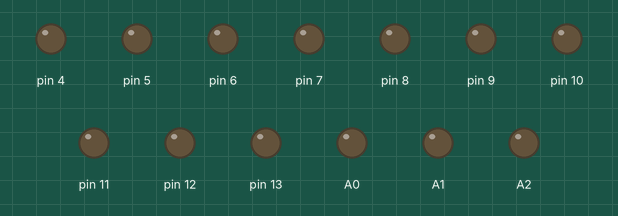
The sketch below on a simulated Arduino Uno, built with avr-gcc and run on an emulated ATmega328P. Parts: output pins drawn as LEDs (lit = HIGH).

Above: at 0.5 s.
At 1.5 s:
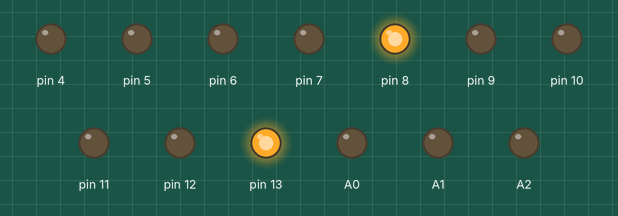
At 2.5 s:
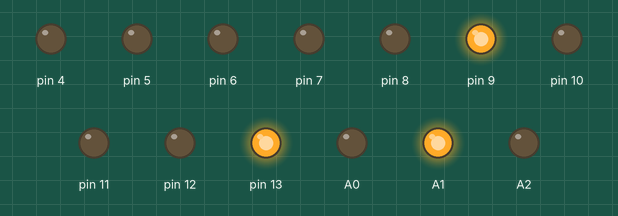
At 4.5 s:
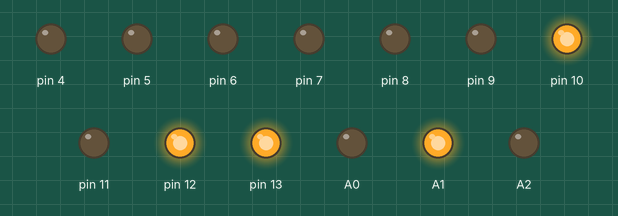
At 6.5 s:
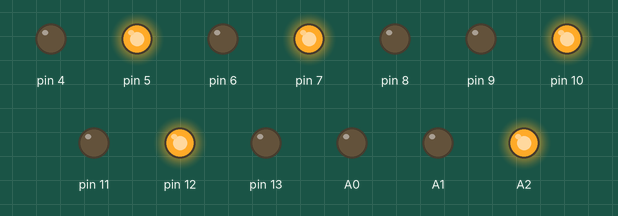
At 8.5 s:
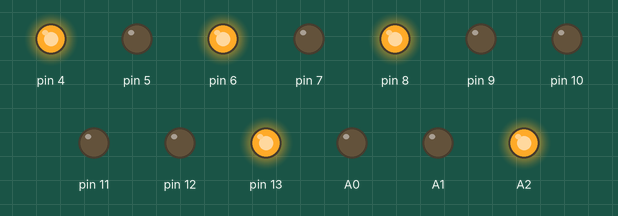
Timing chart, 0 to 9.1 s (numbered marks = the images above):
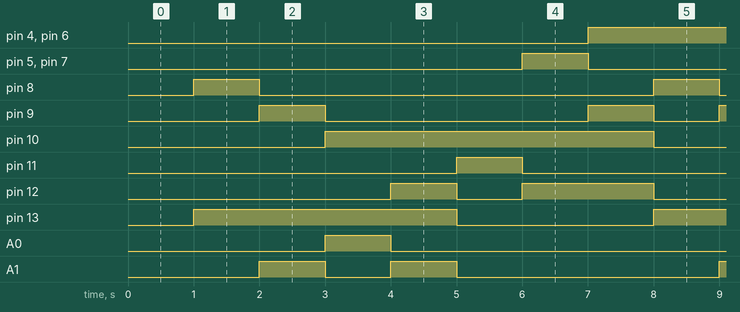

The sketch:

1A14N.ino
```cpp
                                                                                           void setup() {
  pinMode(4,OUTPUT);
  pinMode(5,OUTPUT);
  pinMode(6,OUTPUT);
  pinMode(7,OUTPUT);
  pinMode(8,OUTPUT);
  pinMode(9,OUTPUT);
  pinMode(10,OUTPUT);
  pinMode(11,OUTPUT);
  pinMode(12,OUTPUT);
  pinMode(13,OUTPUT);
  pinMode(A0,OUTPUT);
  pinMode(A1,OUTPUT);
  pinMode(A2,OUTPUT);
}
void loop() {
  delay(1000);
  digitalWrite(10,LOW);
  digitalWrite(9,LOW);
  digitalWrite(8,HIGH);
  digitalWrite(12,LOW);
  digitalWrite(13,HIGH);
  delay(1000);
  digitalWrite(10,LOW);
  digitalWrite(8,LOW);
  digitalWrite(9,HIGH);
  digitalWrite(A1,HIGH);
  delay(1000);
  digitalWrite(A2,LOW);
  digitalWrite(A1,LOW);
  digitalWrite(A0,HIGH);
  digitalWrite(9,LOW);
  digitalWrite(10,HIGH);
  delay(1000);
  digitalWrite(A1,HIGH);
  digitalWrite(A0,LOW);
  digitalWrite(12,HIGH);
  delay(1000);
  digitalWrite(13,LOW);
  digitalWrite(12,LOW);
  digitalWrite(11,HIGH);
  digitalWrite(A1,LOW);
  digitalWrite(A2,HIGH);
  delay(1000);
  digitalWrite(12,HIGH);
  digitalWrite(11,LOW);
  digitalWrite(4,LOW);
  digitalWrite(6,LOW);
  digitalWrite(5,HIGH);
  digitalWrite(7,HIGH);
  delay(1000);
  digitalWrite(5,LOW);
  digitalWrite(7,LOW);
  digitalWrite(4,HIGH);
  digitalWrite(6,HIGH);
  digitalWrite(9,HIGH);
}
```

Measured:
- by itself, pin 4, pin 6: alternates HIGH for 6.0 s and LOW for 1.0 s
- by itself, pin 5, pin 7, pin 8, pin 11, A0: alternates HIGH for 1.0 s and LOW for 6.0 s
- by itself, pin 9: repeats every 7.0 s: LOW 4.0 s, HIGH 1.0 s, LOW 1.0 s, HIGH 1.0 s
- by itself, pin 10, A2: alternates HIGH for 5.0 s and LOW for 2.0 s
- by itself, pin 12: repeats every 7.0 s: LOW 1.0 s, HIGH 2.0 s, LOW 3.0 s, HIGH 1.0 s
- by itself, pin 13: alternates HIGH for 4.0 s and LOW for 3.0 s
- by itself, A1: repeats every 7.0 s: LOW 1.0 s, HIGH 1.0 s, LOW 4.0 s, HIGH 1.0 s
